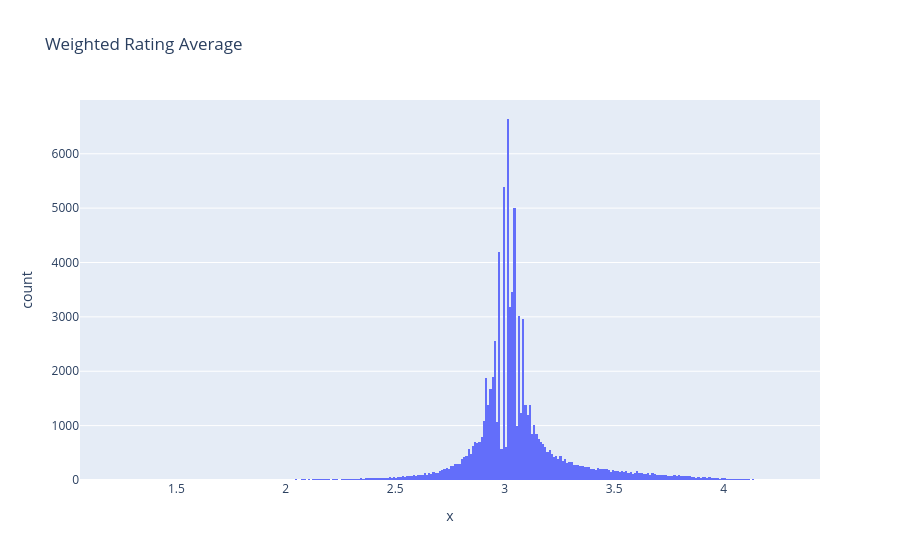

Write notebook code for a chart like this one.
### Code cell
import plotly.express as px
px.histogram(x=df['Weighted Avg Rating'], title="Weighted Rating Average")

### Figure 1 — Plotly figure (JSON) as saved in the notebook; plotly's stock layout.template omitted (floating-point values rounded to 4 significant figures; data arrays with more than 128 entries replaced by an {"elided": "..."} marker saying what was removed)
{"data": [{"bingroup": "x", "hovertemplate": "x=%{x}<br>count=%{y}<extra></extra>", "legendgroup": "", "marker": {"color": "#636efa", "pattern": {"shape": ""}}, "name": "", "orientation": "v", "showlegend": false, "type": "histogram", "x": {"elided": "83239 float values"}, "xaxis": "x", "yaxis": "y"}], "layout": {"barmode": "relative", "legend": {"tracegroupgap": 0}, "title": {"text": "Weighted Rating Average"}, "xaxis": {"anchor": "y", "domain": [0, 1], "title": {"text": "x"}}, "yaxis": {"anchor": "x", "domain": [0, 1], "title": {"text": "count"}}}}
